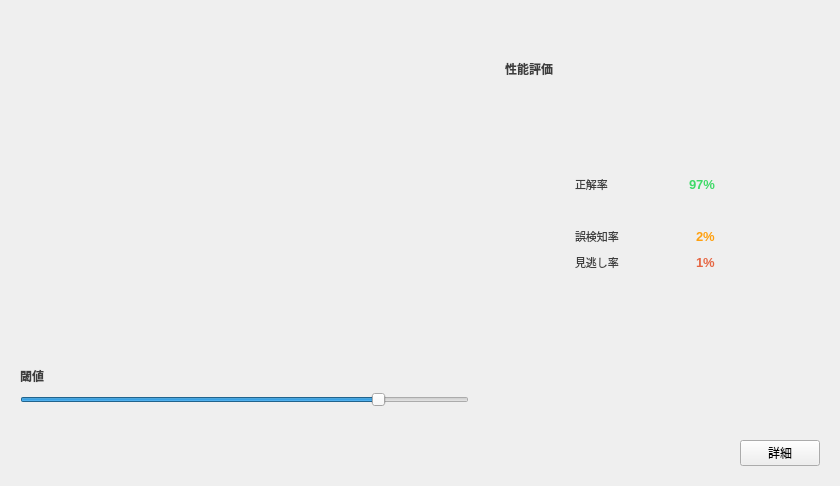
<?xml version="1.0" encoding="UTF-8"?>
<ui version="4.0">
 <class>Test</class>
 <widget class="QWidget" name="Test">
  <property name="geometry">
   <rect>
    <x>0</x>
    <y>0</y>
    <width>840</width>
    <height>486</height>
   </rect>
  </property>
  <property name="font">
   <font>
    <pointsize>9</pointsize>
   </font>
  </property>
  <property name="windowTitle">
   <string>Form</string>
  </property>
  <layout class="QHBoxLayout" name="horizontalLayout">
   <item>
    <widget class="QStackedWidget" name="stacked_widget">
     <property name="currentIndex">
      <number>1</number>
     </property>
     <widget class="QWidget" name="loading_page">
      <layout class="QHBoxLayout" name="horizontalLayout_3">
       <item>
        <widget class="QLabel" name="loading_gif_label">
         <property name="text">
          <string/>
         </property>
         <property name="alignment">
          <set>Qt::AlignCenter</set>
         </property>
        </widget>
       </item>
      </layout>
     </widget>
     <widget class="QWidget" name="result_page">
      <layout class="QHBoxLayout" name="horizontalLayout_2">
       <item>
        <layout class="QVBoxLayout" name="distance_area">
         <item>
          <spacer name="distance_area_top_spacer">
           <property name="orientation">
            <enum>Qt::Vertical</enum>
           </property>
           <property name="sizeType">
            <enum>QSizePolicy::Fixed</enum>
           </property>
           <property name="sizeHint" stdset="0">
            <size>
             <width>20</width>
             <height>40</height>
            </size>
           </property>
          </spacer>
         </item>
         <item>
          <widget class="QWidget" name="distance_chart_widget" native="true">
           <property name="minimumSize">
            <size>
             <width>400</width>
             <height>300</height>
            </size>
           </property>
          </widget>
         </item>
         <item>
          <layout class="QHBoxLayout" name="threshold_title_area">
           <item>
            <widget class="QLabel" name="threshold_title_label">
             <property name="font">
              <font>
               <weight>75</weight>
               <bold>true</bold>
              </font>
             </property>
             <property name="styleSheet">
              <string notr="true">color: #3e3e3e;</string>
             </property>
             <property name="text">
              <string>閾値</string>
             </property>
             <property name="alignment">
              <set>Qt::AlignRight|Qt::AlignTrailing|Qt::AlignVCenter</set>
             </property>
            </widget>
           </item>
           <item>
            <widget class="QLabel" name="threshold_label">
             <property name="sizePolicy">
              <sizepolicy hsizetype="Fixed" vsizetype="Fixed">
               <horstretch>0</horstretch>
               <verstretch>0</verstretch>
              </sizepolicy>
             </property>
             <property name="minimumSize">
              <size>
               <width>60</width>
               <height>0</height>
              </size>
             </property>
             <property name="font">
              <font>
               <weight>75</weight>
               <bold>true</bold>
              </font>
             </property>
             <property name="styleSheet">
              <string notr="true">color: #3e3e3e</string>
             </property>
             <property name="text">
              <string/>
             </property>
            </widget>
           </item>
           <item>
            <widget class="QPushButton" name="about_threshold_button">
             <property name="toolTip">
              <string>&lt;html&gt;&lt;head/&gt;&lt;body&gt;&lt;p&gt;&lt;span style=&quot; font-size:14pt;&quot;&gt;閾値とは&lt;/span&gt;&lt;/p&gt;&lt;p&gt;&lt;span style=&quot; font-size:14pt;&quot;&gt;AIが&lt;/span&gt;&lt;span style=&quot; font-size:14pt; font-weight:600; color:#3fda68;&quot;&gt;良品&lt;/span&gt;&lt;span style=&quot; font-size:14pt;&quot;&gt;と&lt;/span&gt;&lt;span style=&quot; font-size:14pt; font-weight:600; color:#e66643;&quot;&gt;不良品&lt;/span&gt;&lt;span style=&quot; font-size:14pt;&quot;&gt;を判別する境界値です。まず、検出の際、AIは各画像の「&lt;/span&gt;&lt;span style=&quot; font-size:14pt; font-weight:600;&quot;&gt;正常らしさ&lt;/span&gt;&lt;span style=&quot; font-size:14pt;&quot;&gt;」を計算します。そして、その「&lt;/span&gt;&lt;span style=&quot; font-size:14pt; font-weight:600;&quot;&gt;正常らしさ&lt;/span&gt;&lt;span style=&quot; font-size:14pt;&quot;&gt;」が閾値以下の画像を&lt;/span&gt;&lt;span style=&quot; font-size:14pt; font-weight:600; color:#e66643;&quot;&gt;不良品&lt;/span&gt;&lt;span style=&quot; font-size:14pt;&quot;&gt;、閾値以上の画像を&lt;/span&gt;&lt;span style=&quot; font-size:14pt; font-weight:600; color:#3fda68;&quot;&gt;良品&lt;/span&gt;&lt;span style=&quot; font-size:14pt;&quot;&gt;だと判定します。よって、閾値を高くすると、製品を「良品」と判定する基準が厳しくなり&lt;/span&gt;&lt;span style=&quot; font-size:14pt; font-weight:600; color:#e66643;&quot;&gt;不良品&lt;/span&gt;&lt;span style=&quot; font-size:14pt;&quot;&gt;を見逃しにくくなる一方、&lt;/span&gt;&lt;span style=&quot; font-size:14pt; font-weight:600; color:#3fda68;&quot;&gt;良品&lt;/span&gt;&lt;span style=&quot; font-size:14pt;&quot;&gt;も「不良品」と判定してしまう可能性が高くなります。閾値はバランス良く調整してください。&lt;/span&gt;&lt;/p&gt;&lt;/body&gt;&lt;/html&gt;</string>
             </property>
             <property name="styleSheet">
              <string notr="true">border: none;
</string>
             </property>
             <property name="text">
              <string/>
             </property>
             <property name="icon">
              <iconset resource="../../qrc/icon.qrc">
               <normaloff>:/icon/resources/base/fonts/fontawesome/font-awesome_4-7-0_question-circle_32_4_ffc10e_none.png</normaloff>:/icon/resources/base/fonts/fontawesome/font-awesome_4-7-0_question-circle_32_4_ffc10e_none.png</iconset>
             </property>
             <property name="iconSize">
              <size>
               <width>28</width>
               <height>28</height>
              </size>
             </property>
            </widget>
           </item>
           <item>
            <spacer name="threshold_title_area_spacer">
             <property name="orientation">
              <enum>Qt::Horizontal</enum>
             </property>
             <property name="sizeHint" stdset="0">
              <size>
               <width>40</width>
               <height>20</height>
              </size>
             </property>
            </spacer>
           </item>
          </layout>
         </item>
         <item>
          <widget class="QSlider" name="threshold_slider">
           <property name="styleSheet">
            <string notr="true"/>
           </property>
           <property name="value">
            <number>80</number>
           </property>
           <property name="tracking">
            <bool>true</bool>
           </property>
           <property name="orientation">
            <enum>Qt::Horizontal</enum>
           </property>
           <property name="invertedAppearance">
            <bool>false</bool>
           </property>
           <property name="invertedControls">
            <bool>false</bool>
           </property>
           <property name="tickPosition">
            <enum>QSlider::NoTicks</enum>
           </property>
           <property name="tickInterval">
            <number>0</number>
           </property>
          </widget>
         </item>
         <item>
          <spacer name="distance_area_bottom_spacer">
           <property name="orientation">
            <enum>Qt::Vertical</enum>
           </property>
           <property name="sizeHint" stdset="0">
            <size>
             <width>20</width>
             <height>40</height>
            </size>
           </property>
          </spacer>
         </item>
        </layout>
       </item>
       <item>
        <spacer name="performance_chart_area_left_spacer">
         <property name="orientation">
          <enum>Qt::Horizontal</enum>
         </property>
         <property name="sizeType">
          <enum>QSizePolicy::Fixed</enum>
         </property>
         <property name="sizeHint" stdset="0">
          <size>
           <width>30</width>
           <height>20</height>
          </size>
         </property>
        </spacer>
       </item>
       <item>
        <layout class="QVBoxLayout" name="performance_area">
         <item>
          <spacer name="performance_area_top_spacer">
           <property name="orientation">
            <enum>Qt::Vertical</enum>
           </property>
           <property name="sizeType">
            <enum>QSizePolicy::Fixed</enum>
           </property>
           <property name="sizeHint" stdset="0">
            <size>
             <width>20</width>
             <height>40</height>
            </size>
           </property>
          </spacer>
         </item>
         <item>
          <widget class="QLabel" name="performance_title_label">
           <property name="font">
            <font>
             <weight>75</weight>
             <bold>true</bold>
            </font>
           </property>
           <property name="styleSheet">
            <string notr="true">color: #3e3e3e;</string>
           </property>
           <property name="text">
            <string>性能評価</string>
           </property>
          </widget>
         </item>
         <item>
          <layout class="QHBoxLayout" name="performance_chart_area">
           <item>
            <widget class="QWidget" name="performance_chart_background" native="true">
             <property name="minimumSize">
              <size>
               <width>280</width>
               <height>280</height>
              </size>
             </property>
             <property name="styleSheet">
              <string notr="true">background-color: transparent</string>
             </property>
             <widget class="QWidget" name="performance_chart_widget" native="true">
              <property name="geometry">
               <rect>
                <x>0</x>
                <y>0</y>
                <width>280</width>
                <height>280</height>
               </rect>
              </property>
              <property name="minimumSize">
               <size>
                <width>280</width>
                <height>280</height>
               </size>
              </property>
             </widget>
             <widget class="QWidget" name="verticalLayoutWidget">
              <property name="geometry">
               <rect>
                <x>70</x>
                <y>90</y>
                <width>140</width>
                <height>98</height>
               </rect>
              </property>
              <layout class="QVBoxLayout" name="performance_rates_area">
               <item>
                <layout class="QHBoxLayout" name="correct_rate_area">
                 <item>
                  <widget class="QLabel" name="correct_rate_title_label">
                   <property name="font">
                    <font>
                     <pointsize>8</pointsize>
                    </font>
                   </property>
                   <property name="styleSheet">
                    <string notr="true">color: #3e3e3e</string>
                   </property>
                   <property name="text">
                    <string>正解率</string>
                   </property>
                  </widget>
                 </item>
                 <item>
                  <spacer name="correct_rate_area_spacer">
                   <property name="orientation">
                    <enum>Qt::Horizontal</enum>
                   </property>
                   <property name="sizeHint" stdset="0">
                    <size>
                     <width>40</width>
                     <height>20</height>
                    </size>
                   </property>
                  </spacer>
                 </item>
                 <item>
                  <widget class="QLabel" name="correct_rate_label">
                   <property name="font">
                    <font>
                     <pointsize>10</pointsize>
                     <weight>75</weight>
                     <bold>true</bold>
                    </font>
                   </property>
                   <property name="styleSheet">
                    <string notr="true">color: #3FDA68</string>
                   </property>
                   <property name="text">
                    <string>97%</string>
                   </property>
                  </widget>
                 </item>
                </layout>
               </item>
               <item>
                <spacer name="performance_rates_area_spacer">
                 <property name="orientation">
                  <enum>Qt::Vertical</enum>
                 </property>
                 <property name="sizeHint" stdset="0">
                  <size>
                   <width>20</width>
                   <height>40</height>
                  </size>
                 </property>
                </spacer>
               </item>
               <item>
                <layout class="QHBoxLayout" name="false_positive_rate_area">
                 <item>
                  <widget class="QLabel" name="false_positive_rate_title_label">
                   <property name="font">
                    <font>
                     <pointsize>8</pointsize>
                    </font>
                   </property>
                   <property name="styleSheet">
                    <string notr="true">color: #3e3e3e</string>
                   </property>
                   <property name="text">
                    <string>誤検知率</string>
                   </property>
                  </widget>
                 </item>
                 <item>
                  <spacer name="false_positive_rate_area_spacer">
                   <property name="orientation">
                    <enum>Qt::Horizontal</enum>
                   </property>
                   <property name="sizeHint" stdset="0">
                    <size>
                     <width>40</width>
                     <height>20</height>
                    </size>
                   </property>
                  </spacer>
                 </item>
                 <item>
                  <widget class="QLabel" name="false_positive_rate_label">
                   <property name="font">
                    <font>
                     <pointsize>10</pointsize>
                     <weight>75</weight>
                     <bold>true</bold>
                    </font>
                   </property>
                   <property name="styleSheet">
                    <string notr="true">color: #FFA00E</string>
                   </property>
                   <property name="text">
                    <string>2%</string>
                   </property>
                  </widget>
                 </item>
                </layout>
               </item>
               <item>
                <layout class="QHBoxLayout" name="false_negative_rate_area">
                 <item>
                  <widget class="QLabel" name="false_negative_rate_title_label">
                   <property name="font">
                    <font>
                     <pointsize>8</pointsize>
                    </font>
                   </property>
                   <property name="styleSheet">
                    <string notr="true">color: #3e3e3e</string>
                   </property>
                   <property name="text">
                    <string>見逃し率</string>
                   </property>
                  </widget>
                 </item>
                 <item>
                  <spacer name="false_negative_rate_area_spacer">
                   <property name="orientation">
                    <enum>Qt::Horizontal</enum>
                   </property>
                   <property name="sizeHint" stdset="0">
                    <size>
                     <width>40</width>
                     <height>20</height>
                    </size>
                   </property>
                  </spacer>
                 </item>
                 <item>
                  <widget class="QLabel" name="false_negative_rate_label">
                   <property name="font">
                    <font>
                     <pointsize>10</pointsize>
                     <weight>75</weight>
                     <bold>true</bold>
                    </font>
                   </property>
                   <property name="styleSheet">
                    <string notr="true">color: #E66643</string>
                   </property>
                   <property name="text">
                    <string>1%</string>
                   </property>
                  </widget>
                 </item>
                </layout>
               </item>
              </layout>
             </widget>
            </widget>
           </item>
           <item>
            <spacer name="performance_chart_area_right_spacer">
             <property name="orientation">
              <enum>Qt::Horizontal</enum>
             </property>
             <property name="sizeType">
              <enum>QSizePolicy::Fixed</enum>
             </property>
             <property name="sizeHint" stdset="0">
              <size>
               <width>20</width>
               <height>20</height>
              </size>
             </property>
            </spacer>
           </item>
          </layout>
         </item>
         <item>
          <spacer name="performance_area_bottom_spacer">
           <property name="orientation">
            <enum>Qt::Vertical</enum>
           </property>
           <property name="sizeHint" stdset="0">
            <size>
             <width>20</width>
             <height>40</height>
            </size>
           </property>
          </spacer>
         </item>
         <item>
          <layout class="QHBoxLayout" name="horizontalLayout_10">
           <item>
            <spacer name="horizontalSpacer">
             <property name="orientation">
              <enum>Qt::Horizontal</enum>
             </property>
             <property name="sizeType">
              <enum>QSizePolicy::Fixed</enum>
             </property>
             <property name="sizeHint" stdset="0">
              <size>
               <width>235</width>
               <height>20</height>
              </size>
             </property>
            </spacer>
           </item>
           <item>
            <widget class="QPushButton" name="details_button">
             <property name="sizePolicy">
              <sizepolicy hsizetype="Fixed" vsizetype="Fixed">
               <horstretch>0</horstretch>
               <verstretch>0</verstretch>
              </sizepolicy>
             </property>
             <property name="minimumSize">
              <size>
               <width>0</width>
               <height>0</height>
              </size>
             </property>
             <property name="text">
              <string>詳細</string>
             </property>
            </widget>
           </item>
          </layout>
         </item>
        </layout>
       </item>
      </layout>
     </widget>
    </widget>
   </item>
  </layout>
 </widget>
 <resources>
  <include location="../../qrc/icon.qrc"/>
 </resources>
 <connections/>
</ui>
